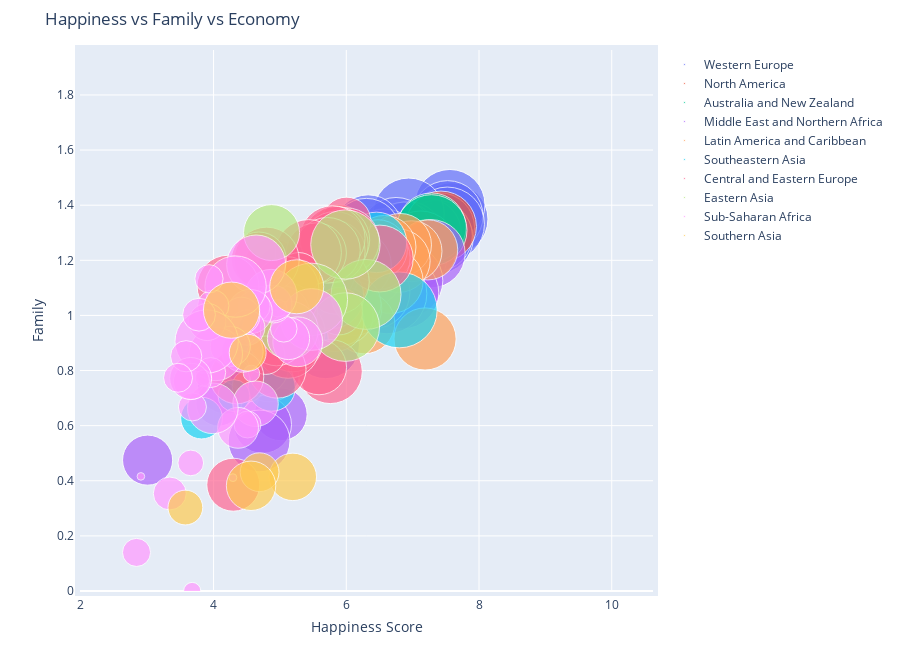

The notebook cell this image was saved under:
### Code cell
import warnings
warnings.filterwarnings('ignore')

figure = bubbleplot(dataset = data_2015, x_column = 'Happiness Score', y_column = 'Family', 
    bubble_column = 'Country', size_column = 'Economy (GDP per Capita)', color_column = 'Region', 
    x_title = "Happiness Score", y_title = "Family", title = 'Happiness vs Family vs Economy',
    x_logscale = False, scale_bubble = 1, height = 650)

py.iplot(figure, config={'scrollzoom': True})

### Figure 1 — Plotly figure (JSON) as saved in the notebook; plotly's stock layout.template omitted (floating-point values rounded to 4 significant figures)
{"data": [{"marker": {"size": [1.397, 1.302, 1.325, 1.459, 1.29, 1.329, 1.332, 1.337, 1.564, 1.336, 1.308, 1.266, 1.328, 1.278, 1.23, 1.207, 1.251, 1.208, 1.208, 1.16, 1.154], "sizemode": "area", "sizeref": 0.0005283}, "mode": "markers", "name": "Western Europe", "text": ["Switzerland", "Iceland", "Denmark", "Norway", "Finland", "Netherlands", "Sweden", "Austria", "Luxembourg", "Ireland", "Belgium", "United Kingdom", "Germany", "France", "Spain", "Malta", "Italy", "North Cyprus", "Cyprus", "Portugal", "Greece"], "type": "scatter", "x": [7.587, 7.561, 7.527, 7.522, 7.406, 7.378, 7.364, 7.2, 6.946, 6.94, 6.937, 6.867, 6.75, 6.575, 6.329, 6.302, 5.948, 5.695, 5.689, 5.102, 4.857], "y": [1.35, 1.402, 1.361, 1.331, 1.318, 1.28, 1.289, 1.297, 1.22, 1.369, 1.286, 1.285, 1.299, 1.26, 1.314, 1.302, 1.198, 1.07, 0.8932, 1.139, 0.9293]}, {"marker": {"size": [1.326, 1.395], "sizemode": "area", "sizeref": 0.0005283}, "mode": "markers", "name": "North America", "text": ["Canada", "United States"], "type": "scatter", "x": [7.427, 7.119], "y": [1.323, 1.247]}, {"marker": {"size": [1.25, 1.334], "sizemode": "area", "sizeref": 0.0005283}, "mode": "markers", "name": "Australia and New Zealand", "text": ["New Zealand", "Australia"], "type": "scatter", "x": [7.286, 7.284], "y": [1.32, 1.309]}, {"marker": {"size": [1.229, 1.427, 1.36, 1.69, 1.395, 1.554, 1.324, 1.131, 0.9393, 1.061, 0.902, 0.7348, 1.026, 0.8811, 0.5987, 1.009, 0.9855, 0.8818, 0.5465, 0.6632], "sizemode": "area", "sizeref": 0.0005283}, "mode": "markers", "name": "Middle East and Northern Africa", "text": ["Israel", "United Arab Emirates", "Oman", "Qatar", "Saudi Arabia", "Kuwait", "Bahrain", "Libya", "Algeria", "Turkey", "Jordan", "Morocco", "Lebanon", "Tunisia", "Palestinian Territories", "Iran", "Iraq", "Egypt", "Yemen", "Syria"], "type": "scatter", "x": [7.278, 6.901, 6.853, 6.611, 6.411, 6.295, 5.96, 5.754, 5.605, 5.332, 5.192, 5.013, 4.839, 4.739, 4.715, 4.686, 4.677, 4.194, 4.077, 3.006], "y": [1.224, 1.126, 1.082, 1.079, 1.084, 1.166, 1.216, 1.119, 1.078, 0.9463, 1.054, 0.641, 0.8, 0.6043, 0.9256, 0.5445, 0.8189, 0.747, 0.6809, 0.4749]}, {"marker": {"size": [0.9558, 1.021, 0.9812, 1.044, 1.064, 1.107, 1.054, 1.062, 0.9186, 0.9953, 1.212, 0.7645, 0.7455, 0.864, 0.6813, 0.7599, 0.5933, 0.9002, 0.8104, 0.8954, 0.5953, 0.2667], "sizemode": "area", "sizeref": 0.0005283}, "mode": "markers", "name": "Latin America and Caribbean", "text": ["Costa Rica", "Mexico", "Brazil", "Venezuela", "Panama", "Chile", "Argentina", "Uruguay", "Colombia", "Suriname", "Trinidad and Tobago", "El Salvador", "Guatemala", "Ecuador", "Bolivia", "Paraguay", "Nicaragua", "Peru", "Jamaica", "Dominican Republic", "Honduras", "Haiti"], "type": "scatter", "x": [7.226, 7.187, 6.983, 6.81, 6.786, 6.67, 6.574, 6.485, 6.477, 6.269, 6.168, 6.13, 6.123, 5.975, 5.89, 5.878, 5.828, 5.824, 5.709, 4.885, 4.788, 4.518], "y": [1.238, 0.9145, 1.233, 1.256, 1.198, 1.124, 1.248, 1.209, 1.24, 0.972, 1.184, 1.025, 1.044, 0.999, 0.9784, 1.305, 1.142, 0.9746, 1.151, 1.172, 0.9535, 0.743]}, {"marker": {"size": [1.522, 0.9669, 1.125, 0.8283, 0.6322, 0.7053, 0.5907, 0.2711, 0.4604], "sizemode": "area", "sizeref": 0.0005283}, "mode": "markers", "name": "Southeastern Asia", "text": ["Singapore", "Thailand", "Malaysia", "Indonesia", "Vietnam", "Philippines", "Laos", "Myanmar", "Cambodia"], "type": "scatter", "x": [6.798, 6.455, 5.77, 5.399, 5.36, 5.073, 4.876, 4.307, 3.819], "y": [1.02, 1.265, 1.07, 1.087, 0.9123, 1.035, 0.738, 0.709, 0.6274]}, {"marker": {"size": [1.179, 0.6324, 1.169, 0.5945, 1.123, 1.185, 1.147, 1.032, 1.126, 1.083, 1.138, 0.8015, 0.9585, 1.152, 0.4743, 1.024, 0.9744, 1.043, 0.9205, 1.113, 0.9185, 0.8787, 0.8322, 1.121, 0.3905, 0.7991, 0.7682, 0.7419, 1.012], "sizemode": "area", "sizeref": 0.0005283}, "mode": "markers", "name": "Central and Eastern Europe", "text": ["Czech Republic", "Uzbekistan", "Slovakia", "Moldova", "Kazakhstan", "Slovenia", "Lithuania", "Belarus", "Poland", "Croatia", "Russia", "Kosovo", "Turkmenistan", "Estonia", "Kyrgyzstan", "Azerbaijan", "Montenegro", "Romania", "Serbia", "Latvia", "Macedonia", "Albania", "Bosnia and Herzegovina", "Hungary", "Tajikistan", "Ukraine", "Armenia", "Georgia", "Bulgaria"], "type": "scatter", "x": [6.505, 6.003, 5.995, 5.889, 5.855, 5.848, 5.833, 5.813, 5.791, 5.759, 5.716, 5.589, 5.548, 5.429, 5.286, 5.212, 5.192, 5.124, 5.123, 5.098, 5.007, 4.959, 4.949, 4.8, 4.786, 4.681, 4.35, 4.297, 4.218], "y": [1.206, 1.34, 1.27, 1.015, 1.122, 1.274, 1.257, 1.233, 1.279, 0.7962, 1.236, 0.812, 1.227, 1.228, 1.151, 0.9379, 0.9056, 0.8859, 1.01, 1.096, 1.002, 0.8043, 0.9192, 1.202, 0.8556, 1.203, 0.7771, 0.3856, 1.106]}, {"marker": {"size": [1.291, 1.271, 1.245, 1.386, 0.8901, 0.8282], "sizemode": "area", "sizeref": 0.0005283}, "mode": "markers", "name": "Eastern Asia", "text": ["Taiwan", "Japan", "South Korea", "Hong Kong", "China", "Mongolia"], "type": "scatter", "x": [6.298, 5.987, 5.984, 5.474, 5.14, 4.874], "y": [1.076, 1.257, 0.9577, 1.058, 0.9467, 1.301]}, {"marker": {"size": [1.008, 0.6543, 0.4704, 0.1885, 0.08308, 0.3755, 0.7121, 0.9205, 0.5456, 0.271, 0.0712, 0.5211, 0, 0.1907, 0.3302, 0.4541, 0.3647, 0.4402, 0.9936, 0.01604, 0.4225, 0.7578, 0.2607, 0.6787, 0.2391, 0.211, 0.365, 1.06, 0.0694, 0.2852, 0.2082, 0.0785, 0.3419, 0.1742, 0.4653, 0.2581, 0.2221, 0.2867, 0.0153, 0.2087], "sizemode": "area", "sizeref": 0.0005283}, "mode": "markers", "name": "Sub-Saharan Africa", "text": ["Mauritius", "Nigeria", "Zambia", "Somaliland region", "Mozambique", "Lesotho", "Swaziland", "South Africa", "Ghana", "Zimbabwe", "Liberia", "Sudan", "Congo (Kinshasa)", "Ethiopia", "Sierra Leone", "Mauritania", "Kenya", "Djibouti", "Botswana", "Malawi", "Cameroon", "Angola", "Mali", "Congo (Brazzaville)", "Comoros", "Uganda", "Senegal", "Gabon", "Niger", "Tanzania", "Madagascar", "Central African Republic", "Chad", "Guinea", "Ivory Coast", "Burkina Faso", "Rwanda", "Benin", "Burundi", "Togo"], "type": "scatter", "x": [5.477, 5.268, 5.129, 5.057, 4.971, 4.898, 4.867, 4.642, 4.633, 4.61, 4.571, 4.55, 4.517, 4.512, 4.507, 4.436, 4.419, 4.369, 4.332, 4.292, 4.252, 4.033, 3.995, 3.989, 3.956, 3.931, 3.904, 3.896, 3.845, 3.781, 3.681, 3.678, 3.667, 3.656, 3.655, 3.587, 3.465, 3.34, 2.905, 2.839], "y": [0.9852, 0.9043, 0.9161, 0.9515, 1.026, 1.041, 1.073, 1.185, 0.6795, 1.033, 0.7897, 1.014, 1.001, 0.6041, 0.9557, 0.8691, 0.9988, 0.5921, 1.105, 0.4113, 0.8877, 0.8604, 1.035, 0.6629, 0.7927, 1.133, 0.9762, 0.9053, 0.7726, 1.003, 0.668, 0, 0.7606, 0.4647, 0.7712, 0.8519, 0.7737, 0.3539, 0.4159, 0.1399]}, {"marker": {"size": [0.7704, 0.5954, 0.3975, 0.645, 0.36, 0.8352, 0.3198], "sizemode": "area", "sizeref": 0.0005283}, "mode": "markers", "name": "Southern Asia", "text": ["Bhutan", "Pakistan", "Bangladesh", "India", "Nepal", "Sri Lanka", "Afghanistan"], "type": "scatter", "x": [5.253, 5.194, 4.694, 4.565, 4.514, 4.271, 3.575], "y": [1.104, 0.4141, 0.4311, 0.3817, 0.8645, 1.019, 0.3029]}], "layout": {"height": 650, "hovermode": "closest", "margin": {"b": 50, "pad": 5, "t": 50}, "showlegend": true, "title": {"text": "Happiness vs Family vs Economy"}, "xaxis": {"autorange": false, "range": [1.987, 10.62], "title": {"text": "Happiness Score"}}, "yaxis": {"autorange": false, "range": [0, 1.963], "title": {"text": "Family"}}}}
